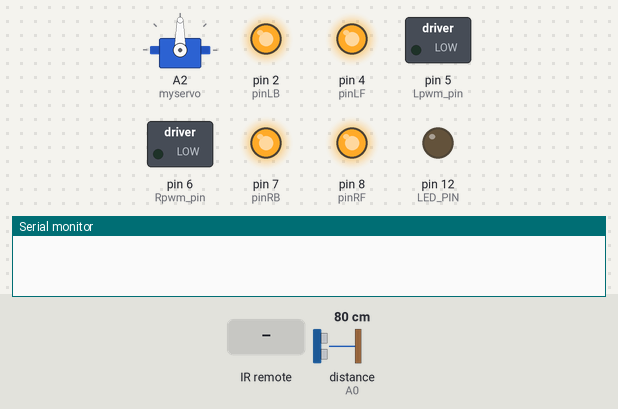
Simulated run of this sketch. Board: Arduino Uno, built with avr-gcc and run on an emulated ATmega328P. Parts: servo, switched loads named in the sketch (green lamp = pin HIGH), output pins drawn as LEDs (lit = HIGH), the last lines printed to the serial monitor. Inputs (shaded band) come from the test bench; at power-on: distance to the obstacle (sensor on A0) 80 cm. The echo pulse lasts 58.3 µs per cm; pins used as bus, display or sensor lines are not drawn.

Above: at 1.2 s.
1.3 s: infrared code 0xAD52FF00 received
At 2.4 s:
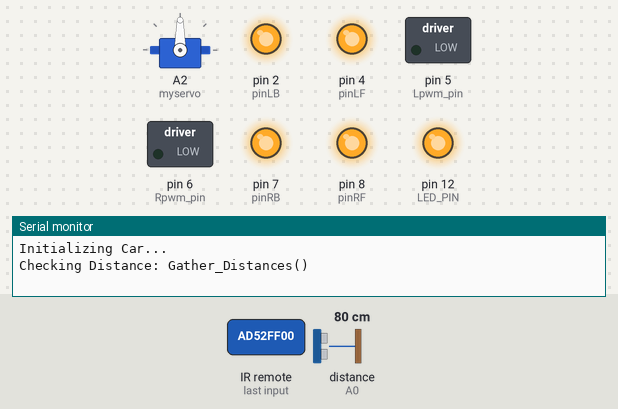
At 3.3 s:
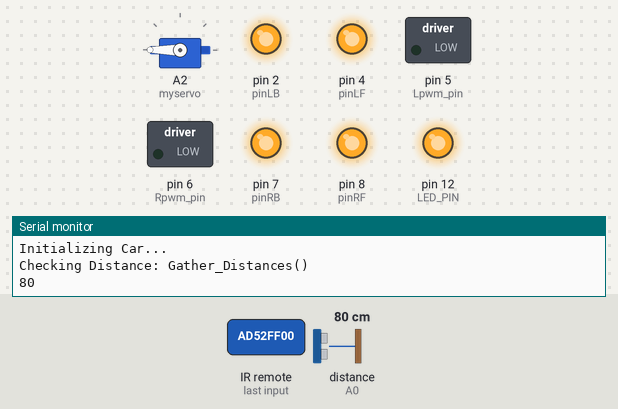
4.3 s: distance to the obstacle (sensor on A0) set to 245 cm
7.3 s: distance to the obstacle (sensor on A0) set to 253 cm
At 10.1 s:
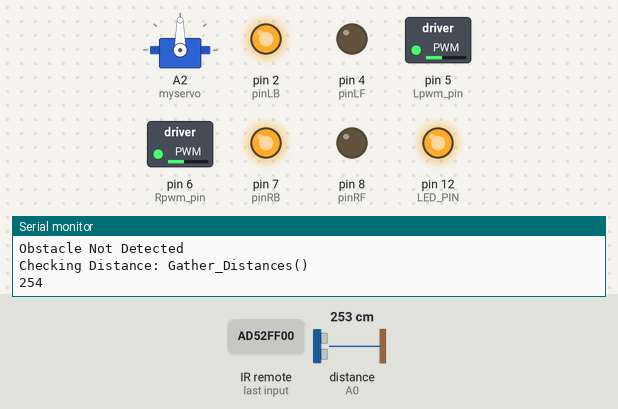
10.3 s: distance to the obstacle (sensor on A0) set to 7 cm
13.3 s: distance to the obstacle (sensor on A0) set to 4 cm
16.3 s: infrared code 0xAD52FF00 received
At 16.9 s:
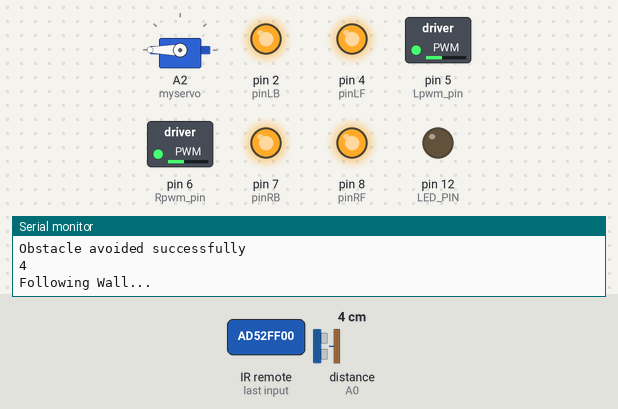
Timing chart, 0 to 18.8 s (numbered marks = the images above; inputs shaded):
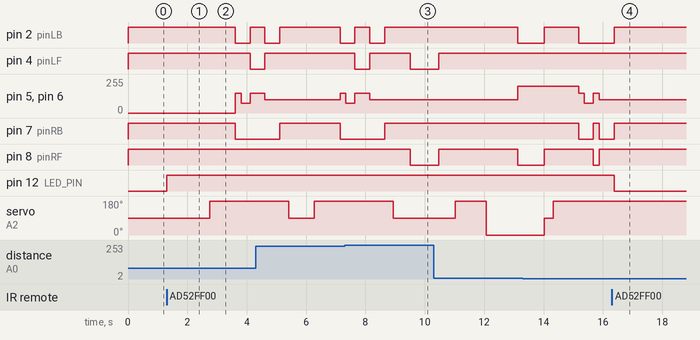

The sketch:

EMD_Version6.ino
```cpp
#include <Servo.h>
#include <IRremote.hpp>

// ====== Servo Setup ======
Servo myservo;

// ====== Pin setup ======
int Echo_Pin = A0; // Ultrasonic ECHO
int Trig_Pin = A1; // Ultrasonic TRIG
#define Lpwm_pin 5 // ENA (Left speed)
#define Rpwm_pin 6 // ENB (Right speed)
int pinLB = 2; // IN1
int pinLF = 4; // IN2
int pinRB = 7; // IN3
int pinRF = 8; // IN4
#define LED_PIN 12 // Power indicator LED

// ====== IR remote setup ======
#define IR_PIN 9 // IR receiver signal pin
#define ONOFF_BUTTON 0xAD52FF00 // Remote’s ON/OFF hex code
bool carOn = false; // Toggle state

// ====== Distance variables ======
volatile int Front_Distance, Left_Distance, Right_Distance,Wall_Distance;

// ====== Function declarations ======
long distance;
long checkdistance();
void Car_To_Wall_Position(); // Checks for obstacle, and if its not detected it'll follow the wall
void Obstacle_Avoiding();
void Gather_Distances(); // Gathers wall and front distance interchanging
void get_close(); // This overrides the wall following when it detects an obstacle 50cm away, it'll stop checking wall distance and make sure it wont run into the obstacle
void static_friction();  // This is to avoid the car getting stuck
void Ultrasonic_Front_obstacle_avoidance();  // initialize the car and where it is, if its close to an obstacle it'll avoid it first and vice versa
void Obstacle_Avoidance_Main();
void go_forward(unsigned char speed_val);
void go_backward(unsigned char speed_val);
void rotate_left(unsigned char speed_val);
void rotate_right(unsigned char speed_val);
void stopp();

enum State {
  IDLE,
  INITIALIZE,
  GATHER_DISTANCE,
  WALL_FOLLOW,
  OBSTACLE_AVOID,
  GET_CLOSE,
  STOP
};

State currentState = IDLE;


// ===================================================
// ========== SETUP ==================================

void setup() {

myservo.attach(A2);
IrReceiver.begin(IR_PIN, ENABLE_LED_FEEDBACK);
Serial.begin(9600);


Front_Distance = 0;
Left_Distance = 0;
Right_Distance = 0;

myservo.write(90); // Center servo at 20°

pinMode(Echo_Pin, INPUT);
pinMode(Trig_Pin, OUTPUT);
pinMode(pinLB, OUTPUT);
pinMode(pinLF, OUTPUT);
pinMode(pinRB, OUTPUT);
pinMode(pinRF, OUTPUT);
pinMode(Lpwm_pin, OUTPUT);
pinMode(Rpwm_pin, OUTPUT);
pinMode(LED_PIN, OUTPUT);

digitalWrite(LED_PIN, LOW); // Ensure LED starts OFF

}

// ========== LOOP ===================================

void loop() {
  // --- IR Remote Toggle ---
  if (IrReceiver.decode()) {
    unsigned long value = IrReceiver.decodedIRData.decodedRawData;
    if (value == ONOFF_BUTTON) {
      carOn = !carOn;
      digitalWrite(LED_PIN, carOn ? HIGH : LOW);
      currentState = carOn ? INITIALIZE : STOP;
    }
    IrReceiver.resume();
  }

  // --- State Machine ---
  switch (currentState) {
    case IDLE:
      stopp();
      break;

    case INITIALIZE:
      Serial.println("Initializing Car...");
      stopp();
      delay(300);
      currentState = GATHER_DISTANCE;
      break;

    case GATHER_DISTANCE:
      Gather_Distances();
      if (Front_Distance < Wall_Distance)
        currentState = OBSTACLE_AVOID;
      else
        currentState = WALL_FOLLOW;
      break;

    case WALL_FOLLOW:
      Serial.println("Following Wall...");
      Car_To_Wall_Position();
      currentState = GATHER_DISTANCE;
      break;

    case OBSTACLE_AVOID:
      Serial.println("Avoiding Obstacle...");
      Obstacle_Avoiding();
      currentState = GATHER_DISTANCE;
      break;

    case GET_CLOSE:
      Serial.println("Getting Close...");
      get_close();
      currentState = OBSTACLE_AVOID;
      break;

    case STOP:
      stopp();
      if (carOn) currentState = INITIALIZE; // resume when toggled ON
      break;

    default:
      stopp();
      currentState = IDLE;
      break;
  }
}


// ===================================================

// ========== ULTRASONIC FUNCTIONS ===================

long checkdistance() {
  long duration;
  digitalWrite(Trig_Pin, LOW);
  delayMicroseconds(2);
  digitalWrite(Trig_Pin, HIGH);
  delayMicroseconds(10);
  digitalWrite(Trig_Pin, LOW);
  duration = pulseIn(Echo_Pin, HIGH);
  distance = duration / 58;
  delay(50);
  return distance;
}

void Car_To_Wall_Position() {
  if (Wall_Distance > 20) {
    Serial.println("Obstacle Not Detected");
    rotate_left(150);
    delay(500);
    go_forward(100);
    delay(500);
    }
  else if (Wall_Distance < 20) {
    rotate_right(150);
    delay(200);
    go_forward(100);
    delay(500);
    }
  else if (Wall_Distance == 20) {
    go_forward(100);
    delay(500);
  }
}


// Functions for each switch case
void Gather_Distances() {
Serial.println("Checking Distance: Gather_Distances()");
stopp();
delay(300);
myservo.write(90);
delay(500);
Front_Distance = checkdistance();
Serial.println(Front_Distance);
if (Front_Distance > 250) {
  go_backward(100);
  delay(300);
  myservo.write(90);
  delay(300);
  Front_Distance = checkdistance();
  delay(300);
  Obstacle_Avoiding();
  stopp();
}
delay(300);
myservo.write(180);
delay(500);
Wall_Distance = checkdistance();
if (Wall_Distance > 250) {
  go_backward(100);
  delay(300);
  myservo.write(180);
  delay(300);
  Wall_Distance = checkdistance();
  delay(300);
  Obstacle_Avoiding();
  stopp();
}
Serial.println(Wall_Distance);
delay(300);
static_friction();
}


void obstacle_detected() {
  myservo.write(90);
  Serial.println("Obstacle Detected");
  stopp();
  Serial.println("Step1");
  get_close();
  stopp();
  Obstacle_Avoiding();
}


void get_close() {
Front_Distance = checkdistance();
  while (Front_Distance >= 20) {
  go_forward(80);
  Front_Distance = checkdistance();
  Serial.println("getting closer: get_close()");
}
}


void Obstacle_Avoiding() {
// Obstacle detected
stopp();
delay(500);
Front_Distance = checkdistance();
if (Front_Distance <= 5){
go_backward(150);
delay(500);
stopp();
delay(500);
}


// Look left
myservo.write(190);
delay(500);
Left_Distance = checkdistance();
delay(500);

// Look right
myservo.write(0);
delay(500);
Right_Distance = checkdistance();
delay(500);

// Decide direction
if (Left_Distance > Right_Distance) {
rotate_left(200);
delay(500);
}
else {
rotate_right(200);
delay(500);
}

delay(400);
myservo.write(90); // Recenter after turning
Serial.println("Obstacle avoided successfully");
}

// This is to overcome the wheels getting stuck
void static_friction() {
go_forward(150);
delay(200);
go_forward(75);
delay(300);
}


// ===================================================
// ========== MOTOR CONTROL ==========================
void go_forward(unsigned char speed_val) {
digitalWrite(pinRB, LOW);  // Front wheels on and back wheels off
digitalWrite(pinRF, HIGH);
digitalWrite(pinLB, LOW);
digitalWrite(pinLF, HIGH);
analogWrite(Lpwm_pin, speed_val);
analogWrite(Rpwm_pin, speed_val);
}


void go_backward(unsigned char speed_val) {
digitalWrite(pinRB, HIGH);  //Front wheels off and back wheels on
digitalWrite(pinRF, LOW);
digitalWrite(pinLB, HIGH);
digitalWrite(pinLF, LOW);
analogWrite(Lpwm_pin, speed_val);
analogWrite(Rpwm_pin, speed_val);
}


void rotate_left(unsigned char speed_val) {
digitalWrite(pinRB, LOW);  // Right front wheel and back left wheel on, other 2 are off
digitalWrite(pinRF, HIGH);
digitalWrite(pinLB, HIGH);
digitalWrite(pinLF, LOW);
analogWrite(Lpwm_pin, speed_val);
analogWrite(Rpwm_pin, speed_val);
}


void rotate_right(unsigned char speed_val) {
digitalWrite(pinRB, HIGH);  // Left front wheel and back right wheel on, other 2 are off
digitalWrite(pinRF, LOW);
digitalWrite(pinLB, LOW);
digitalWrite(pinLF, HIGH);
analogWrite(Lpwm_pin, speed_val);
analogWrite(Rpwm_pin, speed_val);
}


void stopp() {
digitalWrite(pinRB, HIGH);
digitalWrite(pinRF, HIGH);
digitalWrite(pinLB, HIGH);
digitalWrite(pinLF, HIGH);
}
```

Measured:
- the behaviour switches between 249 and 250 cm on distance to the obstacle (sensor on A0) (found by bisection; images 2 and 3)
- after the input at 1.3 s, pin 2 (pinLB): HIGH → LOW after 2.3 s, → HIGH 0.50 s later; pin 4 (pinLF): HIGH → LOW after 2.8 s; pin 5 (Lpwm_pin), pin 6 (Rpwm_pin): 0/255 → 150/255 after 2.3 s, → 75/255 0.20 s later, → 150/255 0.30 s later; pin 7 (pinRB): HIGH → LOW after 2.3 s; pin 12 (LED_PIN): LOW → HIGH at once
- after the input at 7.3 s, pin 8 (pinRF): HIGH → LOW after 2.2 s; servo on A2 (myservo): goes on until 8.9 s, then stays 90°
- after the input at 16.3 s, pin 2 (pinLB), pin 7 (pinRB): goes on until 16.4 s, then stays HIGH; pin 5 (Lpwm_pin), pin 6 (Rpwm_pin): stays 100/255 (without the input it goes to 150/255 after 2.1 s); pin 12 (LED_PIN): HIGH → LOW after 0.08 s; servo on A2 (myservo): stays 180° (without the input it goes to 90° after 0.38 s)
